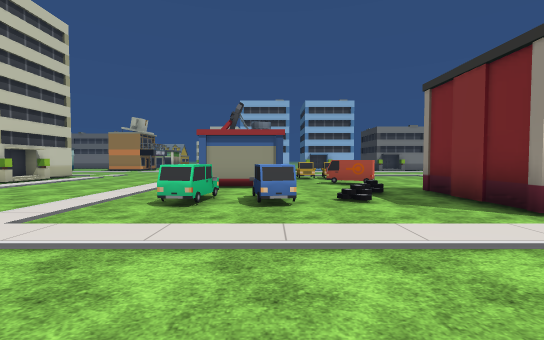
[1] (above)

24 first-person views from a walk through a Unity game level. The camera is 1.5 m above the floor, tilts 2° down and sees 90° across. The floor is counted in squares, 2 m on a side. Each view is taken from the middle of a square. On the plan, view 1 faces up. The plan holds only what a view shows up to about 10 squares ahead; the rest is blank. The place goes on beyond the plan. Flat ground stands in for the terrain. The player character is not drawn. Some animated figures are left out. Some surface patterns are stand-ins.

[2]
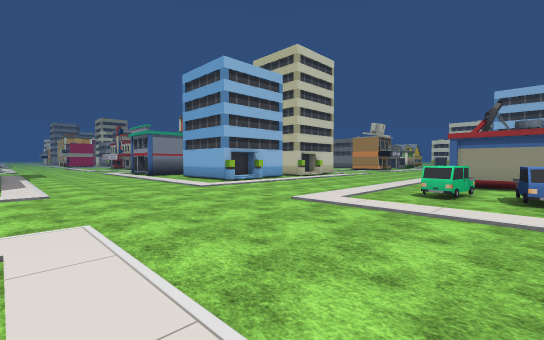

[3]
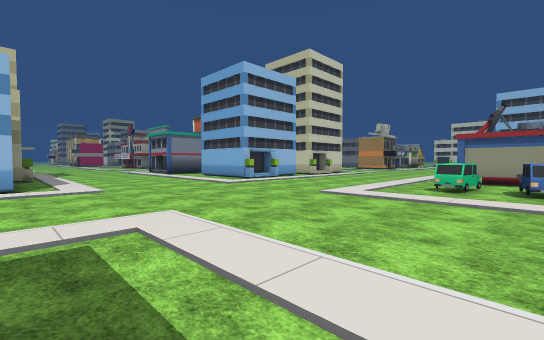

[4]
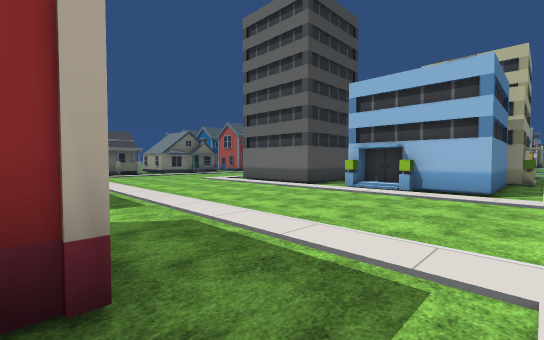

[5]
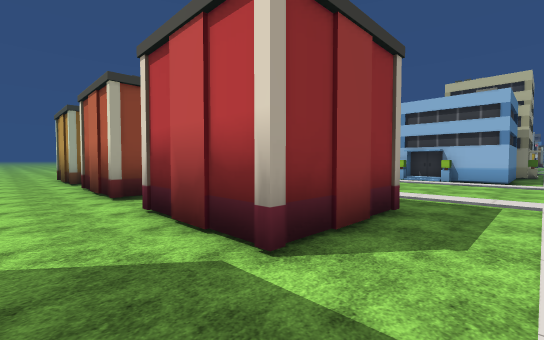

[6]
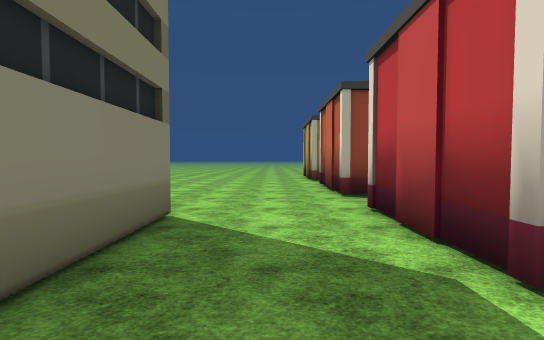

[7]
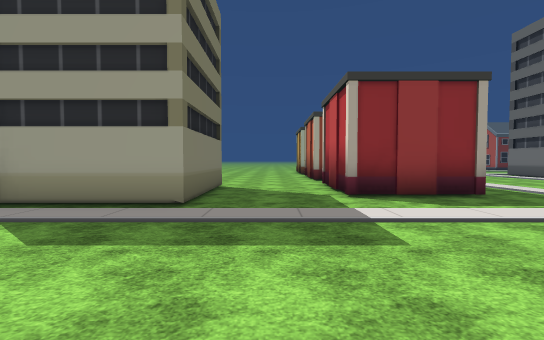

[8]
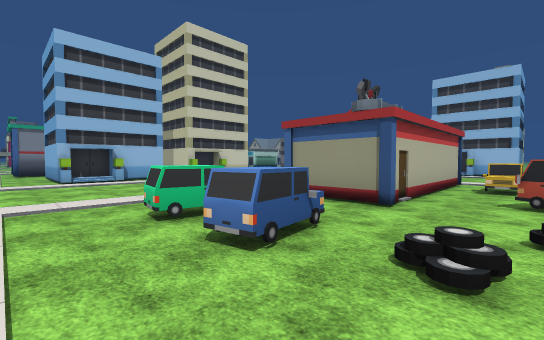

[9]
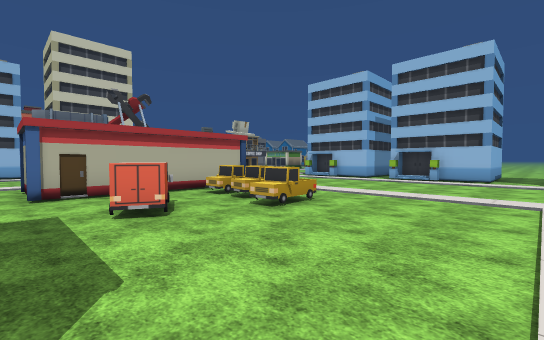

[10]
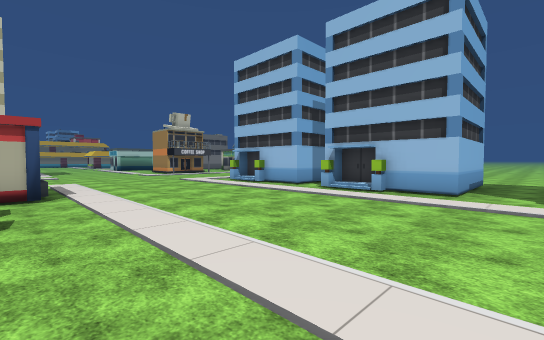

[11]
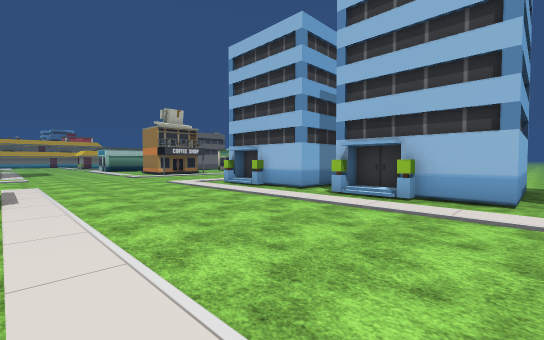

[12]
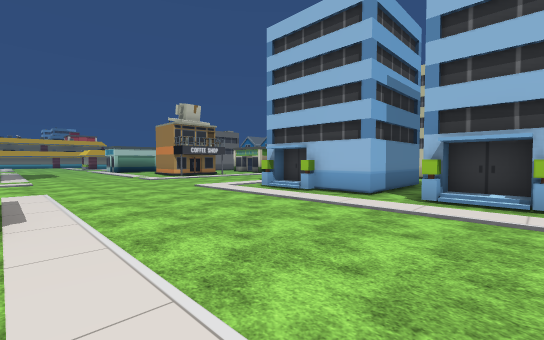

[13]
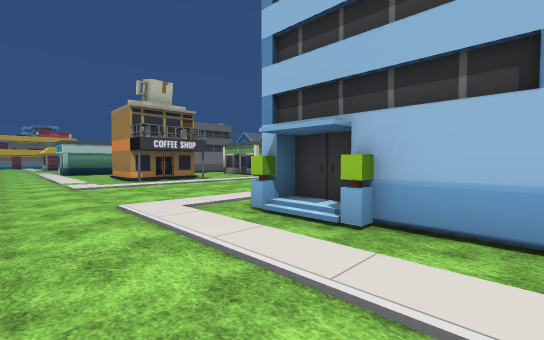

[14]
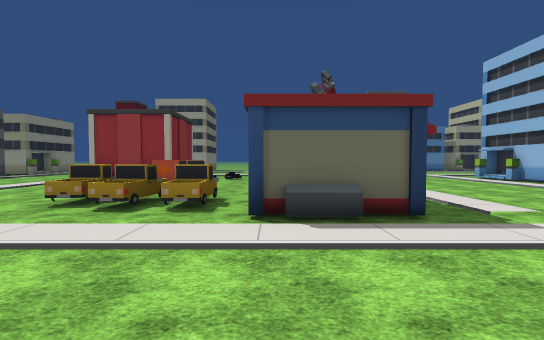

[15]
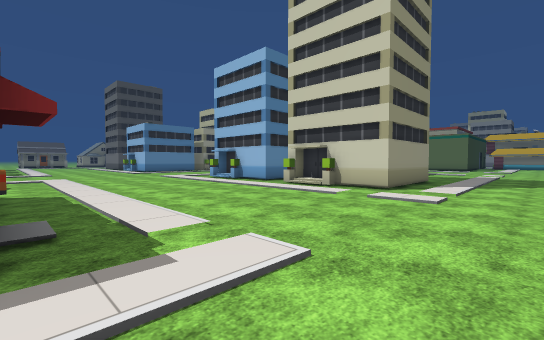

[16]
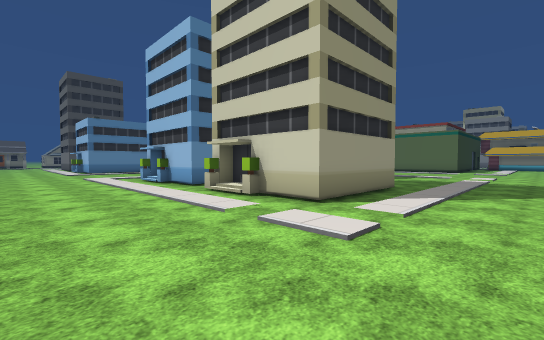

[17]
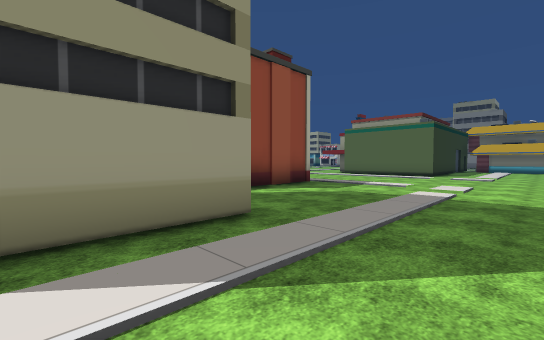

[18]
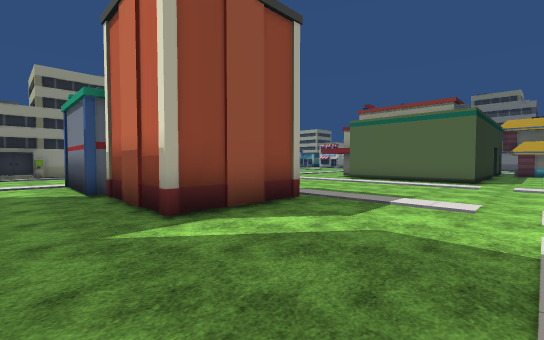

[19]
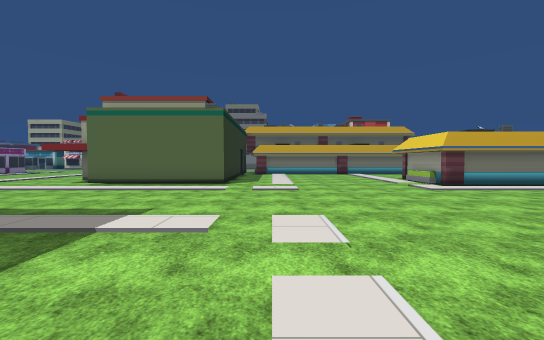

[20]
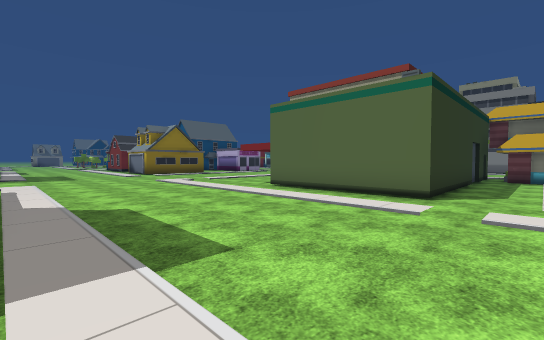

[21]
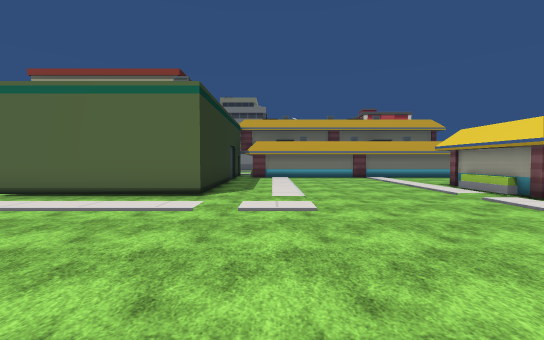

[22]
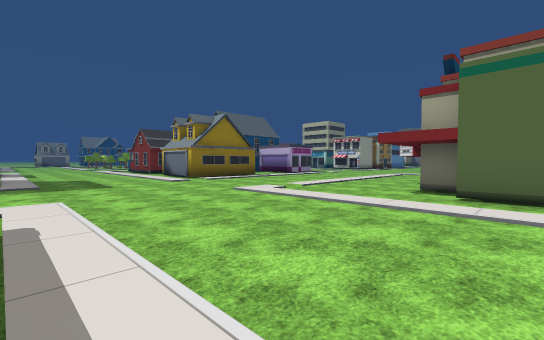

[23]
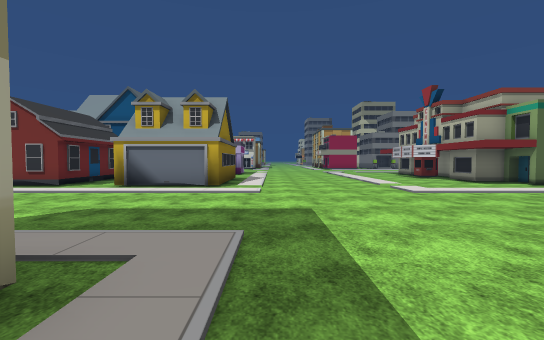

[24]
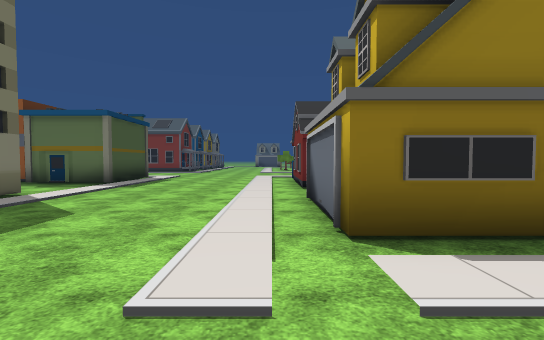

### Floor plan
Key: @ floor where view 1 was taken; # wall or solid block; . floor; / step, stairs or slope; B building; A van; C car; O other object.
Columns run from 28 left of view 1 to 7 right of it. Each row starts with its distance up from view 1.
 19 ..###...         OO/......B/##B/B#.
 18 ...//....        ...................
 17 ..........      ....................
 16 ...........    .....................
 15 ....................................
 14 ....................................
 13 ....................................
 12 ................####......###//.....
 11 #####...........   #......  #OOOO...
 10     #...........   /......BB#.......
  9     #......B##..   B......  #.AA....
  8     #......  #..   .......###..A....
  7   ###......B #..   #................
  6 B #........O #..   B............###
  5 ...........   ..   #......CCC...#
  4 ...........   .. ...............B
  3  ..........   ..................
  2   .........   ..  ..............
  1   .........   .. ................
  0   ..........  ..............@.....
 -1   ...........  ....................
 -2   ..........  //....................
 -3   ###......   B#####.............###
 -4     #......        #B......B##...#
 -5     #......        #/......  #...#
 -6    ........#       #/......B #...BBB
 -7  #///.......      .........  .....
 -8  ####........     ##B......  #....
 -9     #.....O##OOO    ...... B #.....
-10      ......  O       ..... B #.....

Where each view was taken, in squares from view 1:
view 1: 0 up, 0 right, facing up
view 2: 2 down, 0 right, facing up-left
view 3: 3 down, 0 right, facing up-left
view 4: 2 down, 1 left, facing down-left
view 5: 2 down, 3 right, facing down-left
view 6: 2 down, 3 right, facing down
view 7: 2 up, 3 right, facing down
view 8: 3 up, 2 right, facing up-left
view 9: 7 up, 7 right, facing up-left
view 10: 12 up, 7 right, facing up-left
view 11: 13 up, 6 right, facing up-left
view 12: 13 up, 4 right, facing up-left
view 13: 16 up, 1 right, facing up-left
view 14: 16 up, 0 right, facing down
view 15: 15 up, 2 left, facing down-left
view 16: 15 up, 5 left, facing down-left
view 17: 15 up, 10 left, facing down-left
view 18: 13 up, 13 left, facing down-left
view 19: 13 up, 15 left, facing left
view 20: 13 up, 18 left, facing down-left
view 21: 13 up, 18 left, facing left
view 22: 8 up, 18 left, facing down-left
view 23: 1 down, 16 left, facing left
view 24: 0 up, 23 left, facing down
